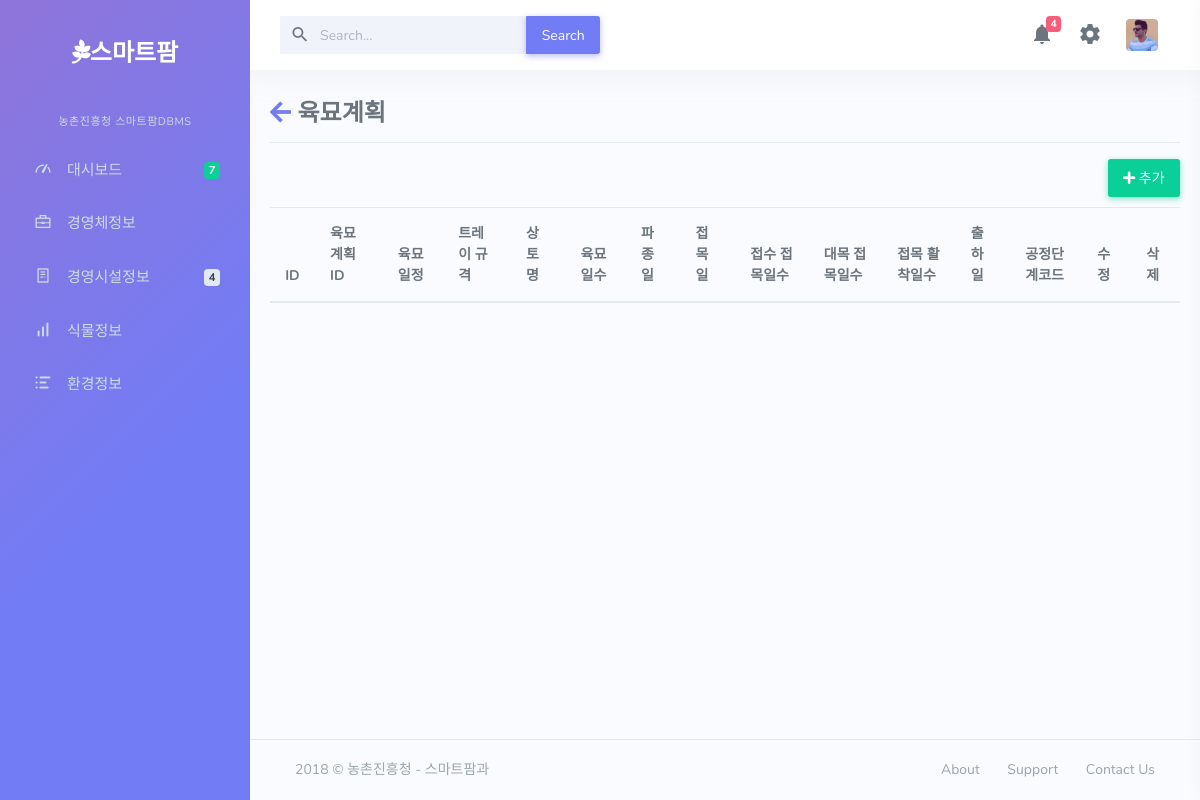
The page /sp on the database as committed earlier.
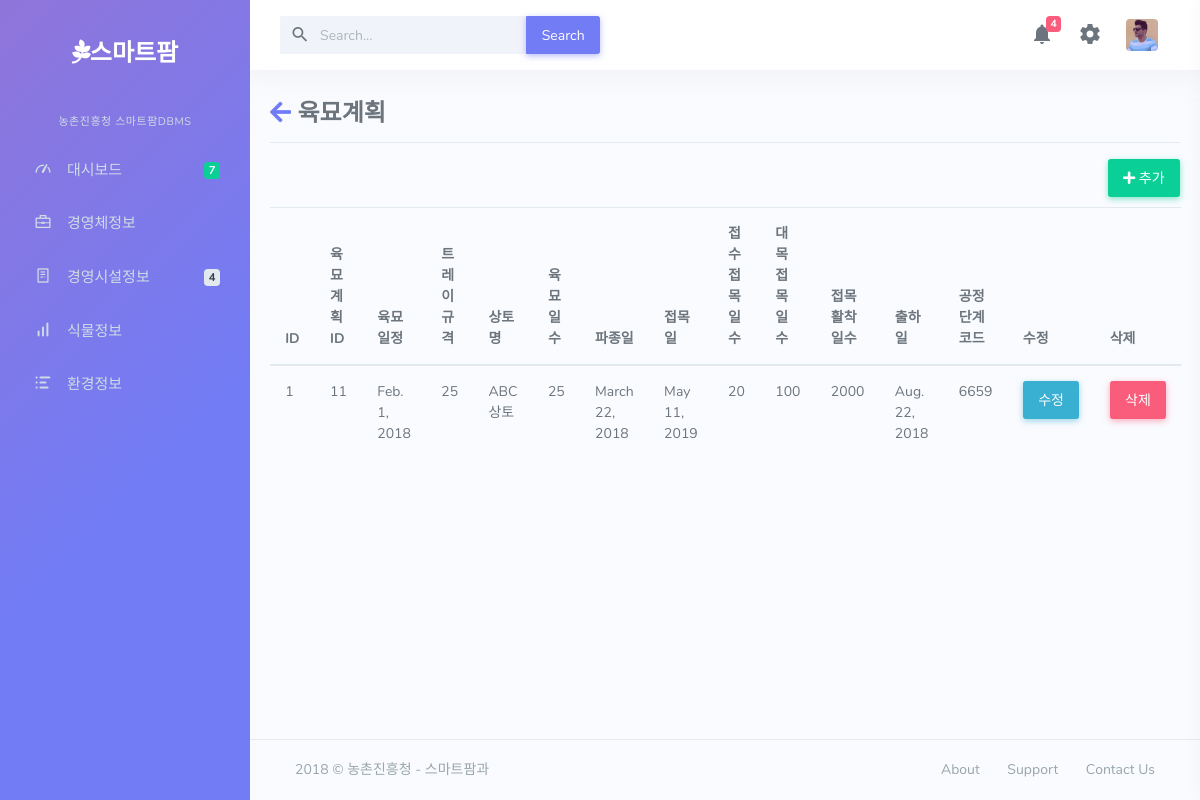
The same page on the database as committed later.
### dashboard/models.py (models this page shows, shortened)
class seedling_plan(models.Model):
	SP_ID=models.IntegerField(null=False)
	SP_DATE=models.DateField(auto_now=False)
	SP_TRAY=models.IntegerField(null=False)
	SP_GROW_MEDIA=models.CharField(max_length=50)
	SP_PRODUCTION=models.IntegerField(null=False)
	SP_SEEDING_DATE=models.DateField(auto_now=False)
	SP_GRAFTING_DATE=models.DateField(auto_now=False)
	SP_SCION_GRAFT=models.IntegerField(null=False)
	SP_ROOT_GRAFT=models.IntegerField(null=False)
	SP_GRAFT_TAKE=models.IntegerField(null=False)
	SP_SHIPPING_DATE=models.DateField(auto_now=False)
	PS_ID=models.ForeignKey(plan_stages)

class plan_stages(models.Model):
	PS_PLAN_CODE=models.IntegerField(null=False)
	FI_ID=models.ForeignKey(e1model)
	GI_ID=models.ForeignKey(gb_info)

### dashboard/views.py (the view)
# urls.py: url(r'^sp$',views.sp,name='sp'),
def sp(request):
	ds=seedling_plan.objects.all()
	return render(request,"farm/sp.html",{"ds":ds})

### dashboard/templates/farm/sp.html (shortened to what this page needs)
{% extends 'farm/base.html' %}
{% block content %}
{% load staticfiles %}
	<link href="{% static 'farm/css/e1.css' %}" rel="stylesheet">
	<link href="https://use.fontawesome.com/releases/v5.0.7/css/all.css" rel="stylesheet">
	<div class=tg>
		<h3><a href="{% url 'plist' %}"><i class="fas fa-arrow-left"></i></a> 육묘계획</h3>
		<hr>
		<a href="{% url 'sp_update' %}"><button class="btn btn-success"><i class="fas fa-plus"></i> 추가</button></a>
		<table class="table table-hover">
		  <thead>
		    <tr>
		      <th scope="col">ID</th>
		      <th scope="col">육묘계획ID</th>
		      <th scope="col">육묘일정</th>
		      <th scope="col">트레이 규격</th>
		      <th scope="col">상토명</th>
		      <th scope="col">육묘일수</th>
		      <th scope="col">파종일</th>
		      <th scope="col">접목일</th>
		      <th scope="col">접수 접목일수</th>
		      <th scope="col">대목 접목일수</th>
		      <th scope="col">접목 활착일수</th>
		      <th scope="col">출하일</th>
		      <th scope="col">공정단계코드</th>
		      <th scope="col">수정</th>
		      <th scope="col">삭제</th>
		    </tr>
		  </thead>
		  <tbody>
		{% for i in ds %}
			<tr>
				<td>{{i.id}}</td>
				<td>{{i.SP_ID}}</td>
				<td>{{i.SP_DATE}}</td>
				<td>{{i.SP_TRAY}}</td>
				<td>{{i.SP_GROW_MEDIA}}</td>
				<td>{{i.SP_PRODUCTION}}</td>
				<td>{{i.SP_SEEDING_DATE}}</td>
				<td>{{i.SP_GRAFTING_DATE}}</td>
				<td>{{i.SP_SCION_GRAFT}}</td>
				<td>{{i.SP_ROOT_GRAFT}}</td>
				<td>{{i.SP_GRAFT_TAKE}}</td>
				<td>{{i.SP_SHIPPING_DATE}}</td>
				<td>{{i.PS_ID.PS_PLAN_CODE}}</td>
				<td><a href="{% url 'sp_update' %}?id={{i.id}}"><button class="btn btn-info">수정</button></a></td>
				<td><button class="btn btn-danger" data-toggle="modal" data-target="#delmodal{{i.id}}">삭제</button></td>
			</tr>
		{% endfor %}
		</tbody>
		</table>
	</div>
{% endblock %}

### dashboard/templates/farm/base.html (shortened to what this page needs)
{% load staticfiles %}
<!DOCTYPE html>
    <html lang="en">
    <head>
        <link href="{% static 'farm/assets/css/vendor/jquery-jvectormap-1.2.2.css' %}" rel="stylesheet" type="text/css" />
        <link href="{% static 'farm/assets/css/app.min.css' %}" rel="stylesheet" type="text/css" />
        <link href="https://use.fontawesome.com/releases/v5.0.7/css/all.css" rel="stylesheet">
    </head>
    <body>
        <div class="wrapper">
            <div class="left-side-menu">
                <div class="slimscroll-menu">
                    <a href="{% url 'index' %}" class="logo text-center mb-4">
                        <span class="logo-lg">
                            <h3 class="text-white"><i class="fab fa-pagelines"></i>스마트팜</h3>
                        </span>
                    </a>
                    <ul class="metismenu side-nav">
                        <center><li class="side-nav-title side-nav-item">농촌진흥청 스마트팜DBMS</li></center>
                        <li class="side-nav-item">
                            <a href="{% url 'index' %}" class="side-nav-link">
                                <i class="dripicons-meter"></i>
                                <span class="badge badge-success float-right">7</span>
                                <span> 대시보드 </span>
                            </a>
                        </li>
                        <li class="side-nav-item">
                            <a href="{% url 'elist' %}" class="side-nav-link">
                                <i class="dripicons-briefcase"></i>
                                <span> 경영체정보 </span>
                            </a>
                        </li>
                        <li class="side-nav-item">
                            <a href="{% url 'clist' %}" class="side-nav-link">
                                <i class="dripicons-document"></i>
                                <span class="badge badge-light float-right">4</span>
                                <span> 경영시설정보 </span>
                            </a>
                        </li>
                        <li class="side-nav-item">
                            <a href="{% url 'plist' %}" class="side-nav-link">
                                <i class="dripicons-graph-bar"></i>
                                <span> 식물정보 </span>
                            </a>
                        </li>
                        <li class="side-nav-item">
                            <a href="{% url 'glist' %}" class="side-nav-link">
                                <i class="dripicons-list"></i>
                                <span> 환경정보 </span>
                            </a>
                        </li>
                    </ul>
                </div>
            </div>
            <div class="content-page">
                <div class="content">
                    <div class="navbar-custom">
                        <ul class="list-unstyled topbar-right-menu float-right mb-0">
                            <li class="dropdown notification-list">
                                <a class="nav-link dropdown-toggle arrow-none" data-toggle="dropdown" href="#" role="button" aria-haspopup="false" aria-expanded="false">
                                    <i class="mdi mdi-bell noti-icon"></i>
                                    <span class="badge badge-danger noti-icon-badge">4</span>
                                </a>
                            </li>
                            <li class="dropdown notification-list">
                                <a href="javascript:void(0);" class="nav-link right-bar-toggle mr-0">
                                    <i class="mdi mdi-settings noti-icon"></i>
                                </a>
                            </li>
                            <li class="dropdown notification-list">
                                <a class="nav-link dropdown-toggle nav-user arrow-none mr-0" data-toggle="dropdown" href="#" role="button" aria-haspopup="false"
                                    aria-expanded="false">
                                    <img src="{% static 'farm/assets/images/users/avatar-1.jpg' %}" alt="user-image" class="rounded">
                                </a>
                            </li>
                        </ul>
                        <div class="app-search">
                            <form>
                                <div class="input-group">
                                    <input type="text" class="form-control" placeholder="Search...">
                                    <span class="mdi mdi-magnify"></span>
                                    <div class="input-group-append">
                                        <button class="btn btn-primary" type="submit">Search</button>
                                    </div>
                                </div>
                            </form>
                        </div>
                    </div>
                     {% block content %}
                     {% endblock %}
                </div>
                <footer class="footer">
                    <div class="container-fluid">
                        <div class="row">
                            <div class="col-md-6">
                                2018 © 농촌진흥청 -  스마트팜과
                            </div>
                            <div class="col-md-6">
                                <div class="text-md-right footer-links d-none d-sm-block">
                                    <a href="javascript: void(0);">About</a>
                                    <a href="javascript: void(0);">Support</a>
                                    <a href="javascript: void(0);">Contact Us</a>
                                </div>
                            </div>
                        </div>
                    </div>
                </footer>
            </div>
        </div>
    </body>
</html>

### dashboard/static/farm/css/e1.css (style rules this page uses)
.tg { width: 100%; margin-top:30px; }
.btn-success { float:right; margin-bottom: 10px; }

Rows that differ between the two databases and show on the page:
added seedling_plan: id "1", SP_ID "11", SP_DATE "Feb. 1, 2018", SP_TRAY "25", SP_GROW_MEDIA "ABC상토", SP_PRODUCTION "25", SP_SEEDING_DATE "March 22, 2018", SP_GRAFTING_DATE "May 11, 2019", SP_SCION_GRAFT "20", SP_ROOT_GRAFT "100", SP_GRAFT_TAKE "2000", SP_SHIPPING_DATE "Aug. 22, 2018", PS_ID.PS_PLAN_CODE "6659"
